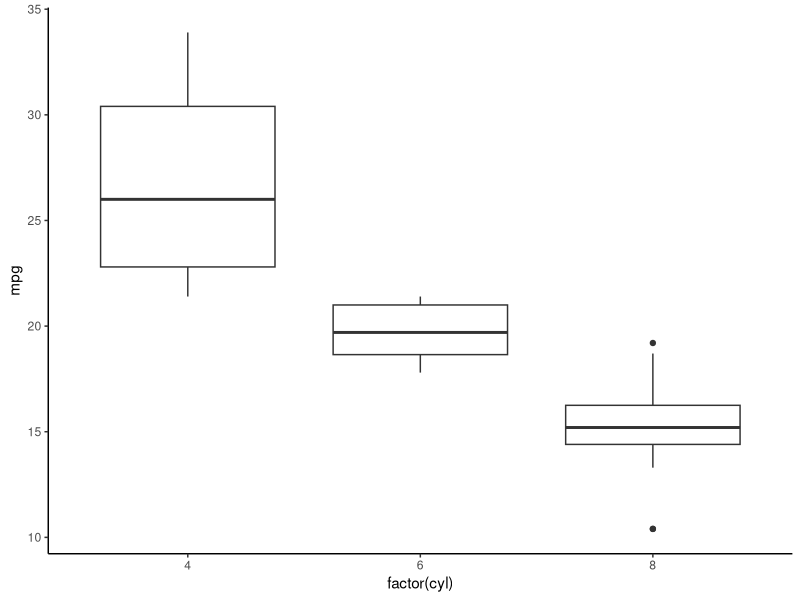
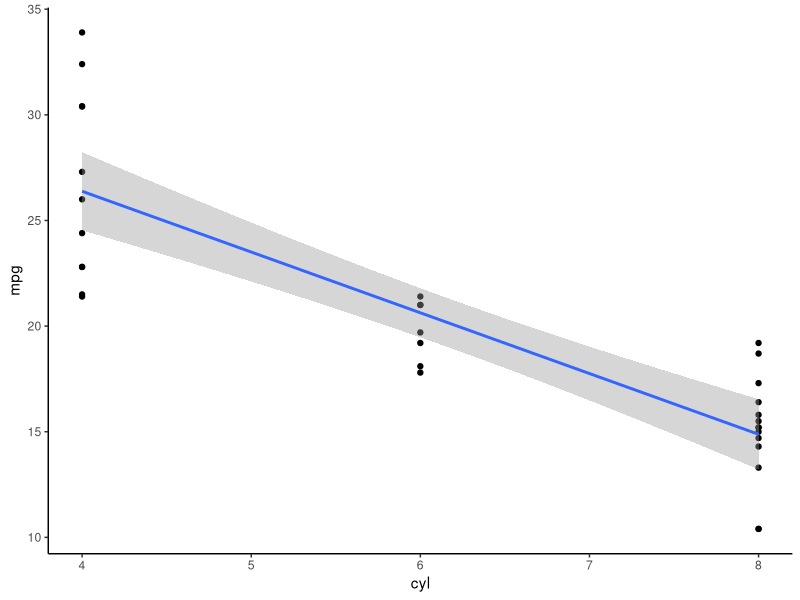

Here is the R script that generated these plots, in order:
## ---- chunk 1
#load packages
library(tidyverse)
library(kableExtra)

base_dir <- "C:/Users/pkiel/Github/notebook/" # i.e. where the jekyll blog is on the hard drive.
base_url <- "/" # keep as is
fig_path <- "images/"

  # Set base directories
  knitr::opts_knit$set(base.dir = base_dir, base.url = base_url)
  
  # Set figure directories
  knitr::opts_chunk$set(fig.path = fig_path,
                      cache.path = '../cache/',
                      message=FALSE, warning=FALSE,
                      cache = FALSE)




## ---- chunk 2
mtcars %>%
  group_by(cyl) %>%
  summarise(count = n(),
            averageMPG = mean(mpg, na.rm = T),
            sdMPG = sd(mpg, na.rm = T)) %>%
  kbl() %>%
  kable_material()
## ---- chunk 3
mtcars %>%
  ggplot(aes(factor(cyl), mpg)) +
  geom_boxplot() +
  theme_classic()
## ---- chunk 4
mtcars %>%
  ggplot(aes(cyl, mpg)) +
  geom_point() +
  geom_smooth(method='lm', formula=y~x) +
  theme_classic()
